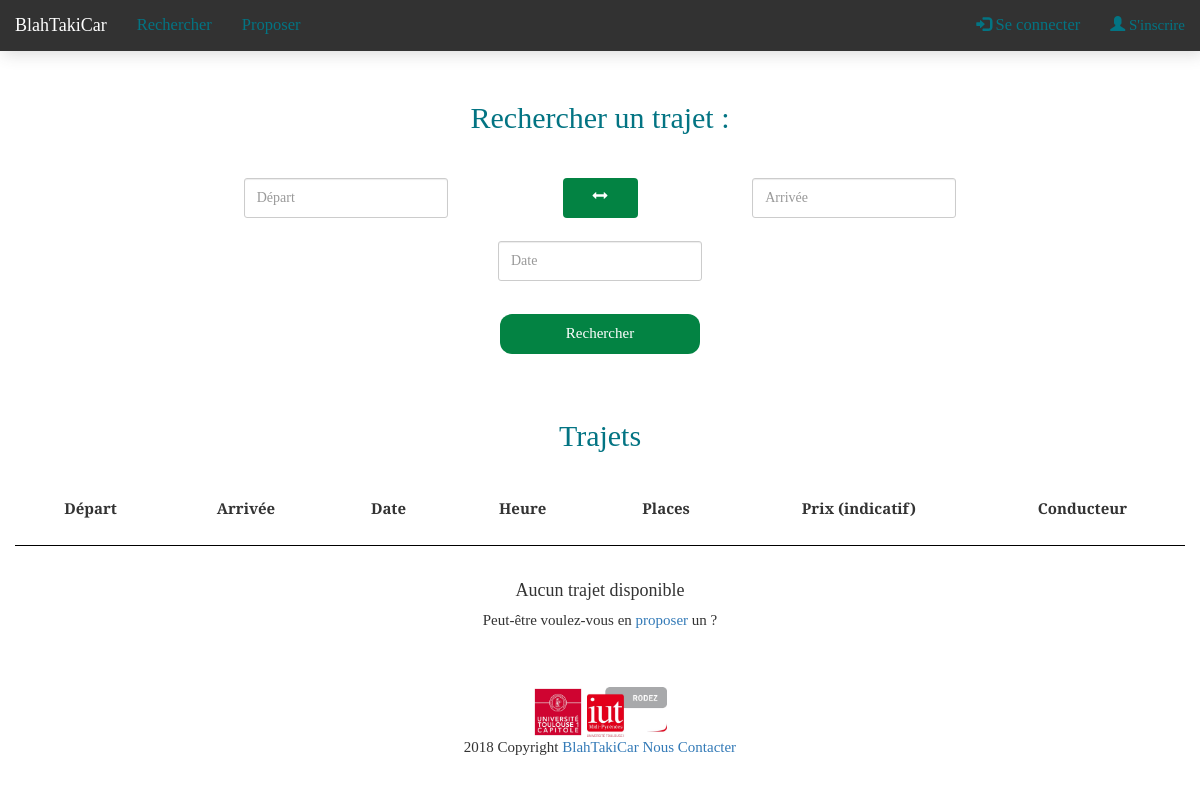
The page /trajets/trajetViewRecherche.php on the database as committed earlier.
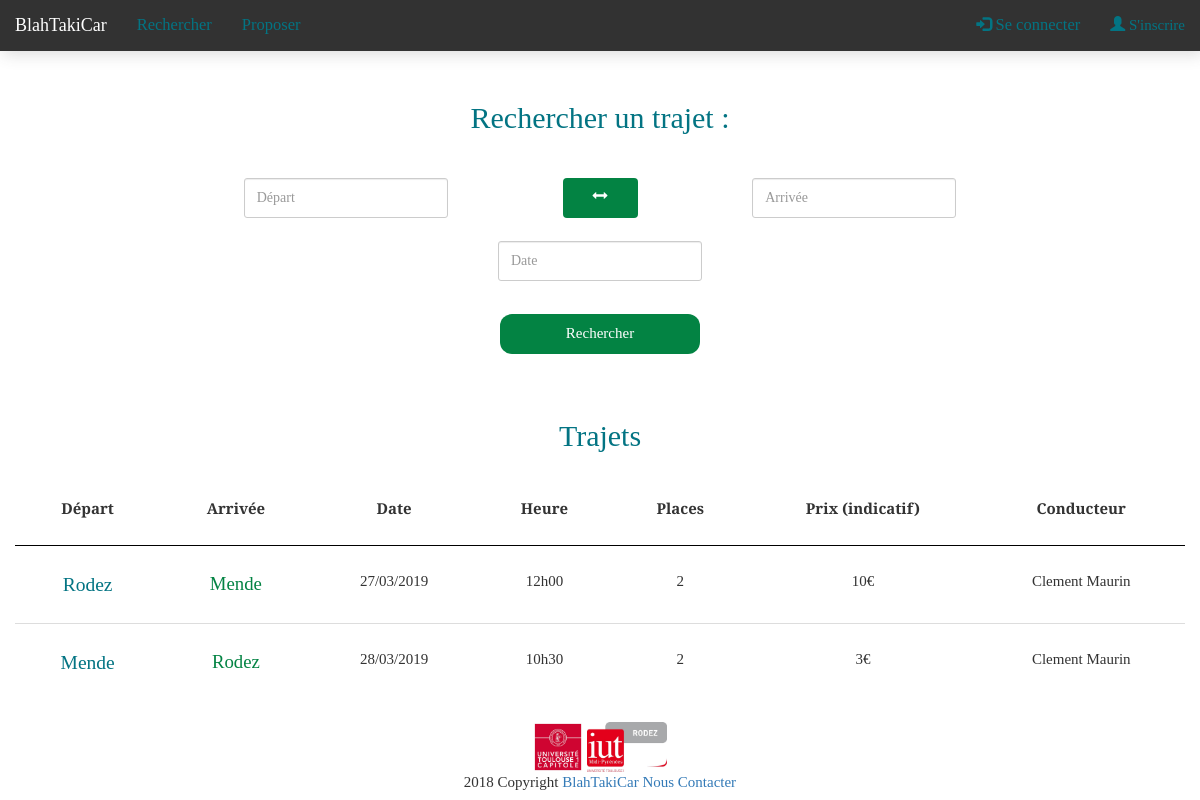
The same page on the database as committed later.
### tables this page shows
CREATE TABLE `trajet` (
  `idTrajet` int(5) NOT NULL,
  `villeDep` varchar(25) NOT NULL,
  `villeEtape` text,
  `villeArr` varchar(25) NOT NULL,
  `heureDep` varchar(5) NOT NULL,
  `dateDep` date NOT NULL,
  `nbPassagers` int(2) NOT NULL,
  `prix` int(2) DEFAULT '0',
  `immaVoiture` char(9) DEFAULT NULL,
  `idConducteur` varchar(70) NOT NULL,
  `idPassagers` text,
  `plein` tinyint(1) NOT NULL,
  `commentaires` text
);

### trajets/trajetModel.php (called while the page is built, shortened)
<?php
function getTrajets($pdo) {
    try {
        $sql = "SELECT * FROM trajet WHERE dateDep >= CURRENT_DATE() AND plein != 1";
        $requete = $pdo->prepare($sql);
        $requete->execute();
        return $requete;
   } catch (PDOException $e) {
        $e->getMessage();
    }
}

### trajets/trajetController.php (called while the page is built, shortened)
<?php
require_once "trajetModel.php";
require_once "../utilities/input.php";
$action = get('action') ?: 'defaultAction';
$action(getPDO());
function defaultAction($pdo) {
    if($_SERVER['PHP_SELF'] == "/blahTakiCar-master/trajets/trajetViewRecherche.php") {
        $trajets = getTrajets($pdo);
    }
    return null;
}

### utilities/input.php (called while the page is built, shortened)
<?php
function formatDate($date) {
    $dateFormat = explode('-', $date);
    return $dateFormat[2].'/'.$dateFormat[1].'/'.$dateFormat[0];
}
function affichePrenomNom($mailUtilisateur) {
    $nomUser = explode('@', $mailUtilisateur);
    $nomUser = explode('.', $nomUser[0]);
    return ucfirst($nomUser[0]).' '.ucfirst($nomUser[1]);
}
?>

### trajets/trajetViewRecherche.php (the view, shortened to what this page needs)
<?php session_start();
require_once '../utilities/header.php';
require "trajetController.php";
?>
    <div class="container hautPage">
        <div class="row">
            <div class="col-lg-12 cadre">
                <h2 class="titrePartie" >Rechercher un trajet :</h2>
                <form action="trajetViewRecherche.php?&action=recherche" method="post" class="form-inline">
                    <div class="col-lg-12  form-group">
                        <input type="text" name="villeDep" id="villeDep" placeholder="Départ" class="form-control zoneTxt positionZone" value="<?php if(isset($_POST['villeDep'])) { echo post('villeDep');} ?>" tabindex="1">
                        <button type="button" onclick="Switch(villeDep.value,villeArr.value)" class="btn bouton_switch"><span class="glyphicon glyphicon-resize-horizontal"></span></button>
                        <input type="text" name="villeArr" id="villeArr" placeholder="Arrivée" class = "form-control zoneTxt positionZone" value="<?php if(isset($_POST['villeArr'])) { echo post('villeArr');} ?>" tabindex="2">
                    </div>
                    <div class="row">
                        <div class="col-lg-12">
                            <input type="text" id="date" name="date" placeholder="Date" class="form-control zoneTxt positionZone" tabindex="3">
                        </div>
                    </div>
                    <div class="col-lg-12">
                        <button type="submit" class="bouton positionBtn">Rechercher</button>
                    </div>
                </form>
            </div>
        </div>
    </div>
    <div class="container">
        <div class="row cadre">
            <div class="col-lg-12">
                <h2 class="titrePartie">Trajets</h2>
            </div>
            <table class="table table-hover">
                <thead>
                <tr>
                    <th scope="col">Départ</th>
                    <th scope="col">Arrivée</th>
                    <th scope="col">Date</th>
                    <th scope="col">Heure</th>
                    <th scope="col">Places</th>
                    <th scope="col">Prix (indicatif)</th>
                    <th scope="col">Conducteur</th>
                </tr>
                </thead>
                <tbody>
                    <?php
                    global $tmp;
                    if(isset($trajetRech)) {
                        $tmp = $trajetRech;
                    }else if(isset($trajets)){
                        $tmp = $trajets;
                    }
                    $nbResults = $tmp->rowCount();
                    ?>
                    <?php if($nbResults == 0) { ?>
                        <tr>
                            <td colspan="7">
                                <h4>Aucun trajet disponible</h4>
                                <p>Peut-être voulez-vous en <a href="trajetViewProposer.php">proposer</a> un ?</p>
                            </td>
                        </tr>
                    <?php } ?>
                    <?php while($row = $tmp->fetch()) {  ?>
                        <tr onclick="document.location.href='trajetViewReservation.php?&id=<?php echo $row['idTrajet']; ?>'">
                            <td class="afficheVille" ><?php echo $row['villeDep']; ?></td>
                            <td class="afficheVilleArr"><?php echo $row['villeArr']; ?></td>
                            <td><?php echo formatDate($row['dateDep']); ?></td>
                            <td><?php echo $row['heureDep']; ?></td>
                            <td><?php echo $row['nbPassagers']; ?></td>
                            <td><?php echo $row['prix']."€"; ?></td>
                            <td><?php echo affichePrenomNom($row['idConducteur']); ?></td>
                        </tr>
                    <?php } ?>
                </tbody>
            </table>
        </div>
    </div>
<?php require_once '../utilities/footer2.php'; ?>

### utilities/header.php (shortened to what this page needs)
<!DOCTYPE html>
<html lang="fr">
<head>
    <link rel="stylesheet" href="../public/style/style.css">
    <link rel="stylesheet" href="../public/bootstrap/css/bootstrap.css">
    <link rel="stylesheet" href="https://code.jquery.com/ui/1.12.0/themes/base/jquery-ui.css">
</head>
<body onload="affichDefault()">
<div class="navbar navbar-inverse navbar-fixed-top">
    <div class="container-fluid">
        <div class="navbar-header">
            <a class="navbar-brand" href="../index.php" alt="Accéder à l'accueil" id="nomSite">BlahTakiCar</a>
        </div>
        <div class="collapse navbar-collapse" id="myNavbar">
            <ul class="nav navbar-nav ">
                <li><a href="../index.php?&action=rechercher" alt="Rechercher un trajet" class = "liens">Rechercher</a></li>
                <li><a href="../index.php?&action=proposer" alt="Proposer un trajet" class = "liens">Proposer</a></li>
            </ul>
            <ul class="nav navbar-nav navbar-right">
                <?php
                if(isset($_SESSION['id'])) { ?>
                    <li><a href="../index.php?&action=profil" alt="Mon Profil" class = "liens"><span class="glyphicon glyphicon-user"></span>Mon profil</a></li>
                    <li><a href="../index.php?&action=deconnexion" alt="Déconnexion" class = "liens"><span class="glyphicon glyphicon-user"></span>Se déconnecter</a></li>
                <?php }else{ ?>
                    <li><a href="../index.php?&action=connexion" alt="Se connecter" class = "liens"><span class="glyphicon glyphicon-log-in"></span> Se connecter</a></li>
                    <li><a href="../index.php?&action=inscription" alt="S'inscrire"><span class="glyphicon glyphicon-user"></span> S'inscrire</a></li>
                <?php } ?>
            </ul>
        </div>
    </div>
</div>
<br />

### utilities/footer2.php
<div class="row">
    <footer class="page-footer font-small">
        <div class="footer-copyright text-center">
            <div class="container-fluid text-center text-md-left">
                <img src="../public/images/logo_UT1_Capitole.jpg" alt="logoUT1Capitole" title="logoUT1Capitole" id="styleLogoUT1">
                <img src="../public/images/Logo_IUT_Rodez.jpg" alt="logoIutRodez" title="logoIutRodez" id="styleLogoIUT" >
                <br />
                2018 Copyright
                <a href="../index.php" alt="Accéder à l'accueil">BlahTakiCar</a>
                <a href="../contact/contact.php" alt="ContactAdministration">Nous Contacter</a>
            </div>
        </div>
    </footer>
</div>
</body>
</html>

### public/style/style.css (style rules this page uses)
* { font-family: Bitter; font-size: 15px; }
body { background-color: rgb(255, 255, 255) !important; overflow-x : hidden; }
.cadre { text-align:center; }
.hautPage { margin-top:50px; }
.liens { font-size: 110%; }
.titrePartie { color : #037483; padding-top: 1%; padding-bottom: 1%; }
.zoneTxt { height: 40px !important; border-radius : 3px !important; }
.positionZone { margin-top : 2%!important; margin-right : 10%!important; margin-left: 10%!important; vertical-align: middle!important; }
.bouton { width : 200px; height: 40px; border-radius:12px; background: #038343; border:none; color:#fff; }
.positionBtn { margin : 3%; }
#styleLogoIUT { width : 80px; }
#styleLogoUT1 { width : 50px; }
.bouton_switch { margin-top: 2%; width : 75px ; height: 40px; border-radius:12px; background: #038343; border:none; color:#fff; }
.afficheVille { font-size: 130%; color: #037483; }
.afficheVilleArr { font-size: 125%; color: #038343; }

Rows that differ between the two databases and show on the page:
added trajet: villeDep "Rodez", villeArr "Mende", dateDep "27/03/2019", heureDep "12h00", nbPassagers "2", prix "10", idConducteur "Clement Maurin"
added trajet: villeDep "Mende", villeArr "Rodez", dateDep "28/03/2019", heureDep "10h30", nbPassagers "2", prix "3", idConducteur "Clement Maurin"
Other text that changed with them:
text no longer shown: "Aucun trajet disponible Peut-être voulez-vous en proposer un ?"
